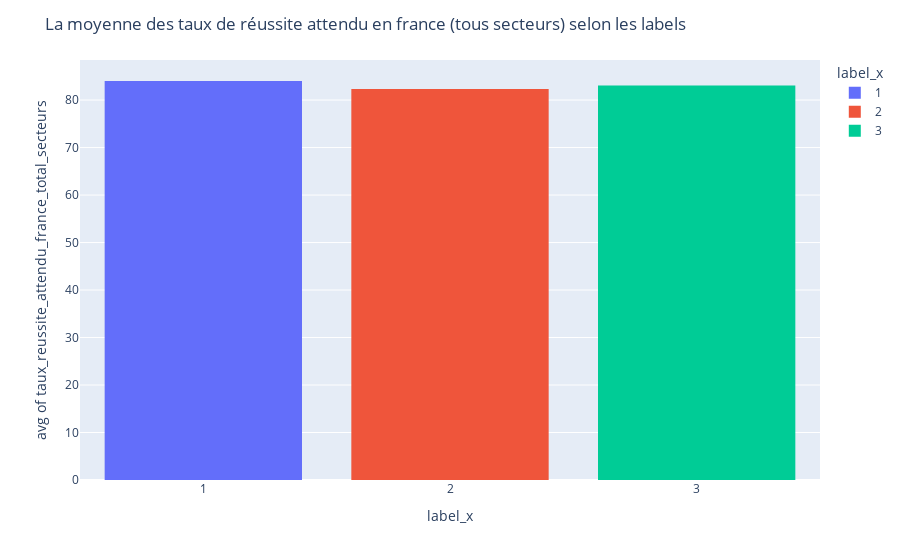

Notebook cell for this chart:
### Markdown cell above
## Analyse du taux de réussite attendu en france (total secteurs)

### Code cell
# transform label to numeric
df_result["label_x"] = pd.to_numeric(df_result["label_x"])
#sort label by ascending order
df_result.sort_values(by="label_x",inplace=True)
# re transform label to str so it can be a discrete value for visualisations (discrete value)
df_result["label_x"] = df_result["label_x"].apply(str)

#plotting a histogram 
fig = px.histogram(df_result[df_result["resultat_apres_label"] == True], x="label_x", y="taux_reussite_attendu_france_total_secteurs", nbins=10, histfunc="avg", color="label_x")
fig.update_layout(title_text="La moyenne des taux de réussite attendu en france (tous secteurs) selon les labels")
fig.show()

### Figure 1 — Plotly figure (JSON) as saved in the notebook; plotly's stock layout.template omitted (floating-point values rounded to 4 significant figures; data arrays with more than 128 entries replaced by an {"elided": "..."} marker saying what was removed)
{"data": [{"alignmentgroup": "True", "bingroup": "x", "histfunc": "avg", "hovertemplate": "label_x=%{x}<br>avg of taux_reussite_attendu_france_total_secteurs=%{y}<extra></extra>", "legendgroup": "1", "marker": {"color": "#636efa", "pattern": {"shape": ""}}, "name": "1", "nbinsx": 10, "offsetgroup": "1", "orientation": "v", "showlegend": true, "type": "histogram", "x": {"elided": "933 str values"}, "xaxis": "x", "y": {"elided": "933 int values"}, "yaxis": "y"}, {"alignmentgroup": "True", "bingroup": "x", "histfunc": "avg", "hovertemplate": "label_x=%{x}<br>avg of taux_reussite_attendu_france_total_secteurs=%{y}<extra></extra>", "legendgroup": "2", "marker": {"color": "#EF553B", "pattern": {"shape": ""}}, "name": "2", "nbinsx": 10, "offsetgroup": "2", "orientation": "v", "showlegend": true, "type": "histogram", "x": {"elided": "206 str values"}, "xaxis": "x", "y": {"elided": "206 int values"}, "yaxis": "y"}, {"alignmentgroup": "True", "bingroup": "x", "histfunc": "avg", "hovertemplate": "label_x=%{x}<br>avg of taux_reussite_attendu_france_total_secteurs=%{y}<extra></extra>", "legendgroup": "3", "marker": {"color": "#00cc96", "pattern": {"shape": ""}}, "name": "3", "nbinsx": 10, "offsetgroup": "3", "orientation": "v", "showlegend": true, "type": "histogram", "x": ["3", "3", "3", "3", "3", "3", "3", "3", "3", "3", "3", "3", "3", "3", "3", "3", "3", "3", "3", "3", "3", "3", "3", "3", "3", "3", "3", "3", "3", "3", "3", "3", "3", "3", "3", "3", "3", "3", "3", "3", "3", "3", "3", "3", "3", "3", "3", "3", "3", "3", "3", "3", "3", "3", "3"], "xaxis": "x", "y": [88, 90, null, null, null, null, null, 88, null, null, null, null, 87, 87, null, null, 80, 82, 81, null, null, 85, null, null, 81, null, null, null, 82, null, null, 83, 83, null, null, null, 85, 81, null, null, 81, null, 77, null, null, null, null, null, 77, null, 78, null, null, 85, null], "yaxis": "y"}], "layout": {"barmode": "relative", "legend": {"title": {"text": "label_x"}, "tracegroupgap": 0}, "margin": {"t": 60}, "title": {"text": "La moyenne des taux de réussite attendu en france (tous secteurs) selon les labels"}, "xaxis": {"anchor": "y", "categoryarray": ["1", "2", "3"], "categoryorder": "array", "domain": [0, 1], "title": {"text": "label_x"}}, "yaxis": {"anchor": "x", "domain": [0, 1], "title": {"text": "avg of taux_reussite_attendu_france_total_secteurs"}}}}
